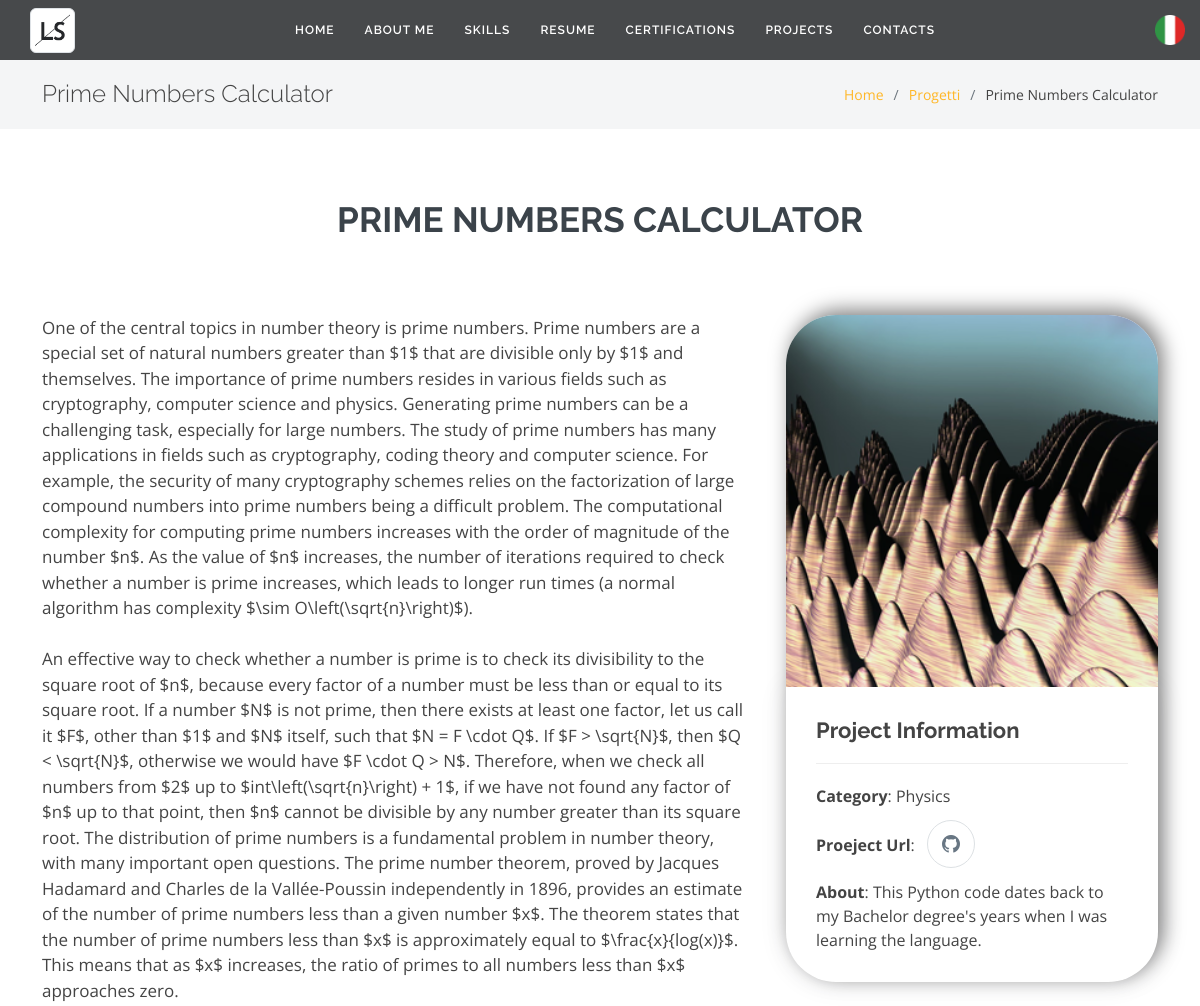
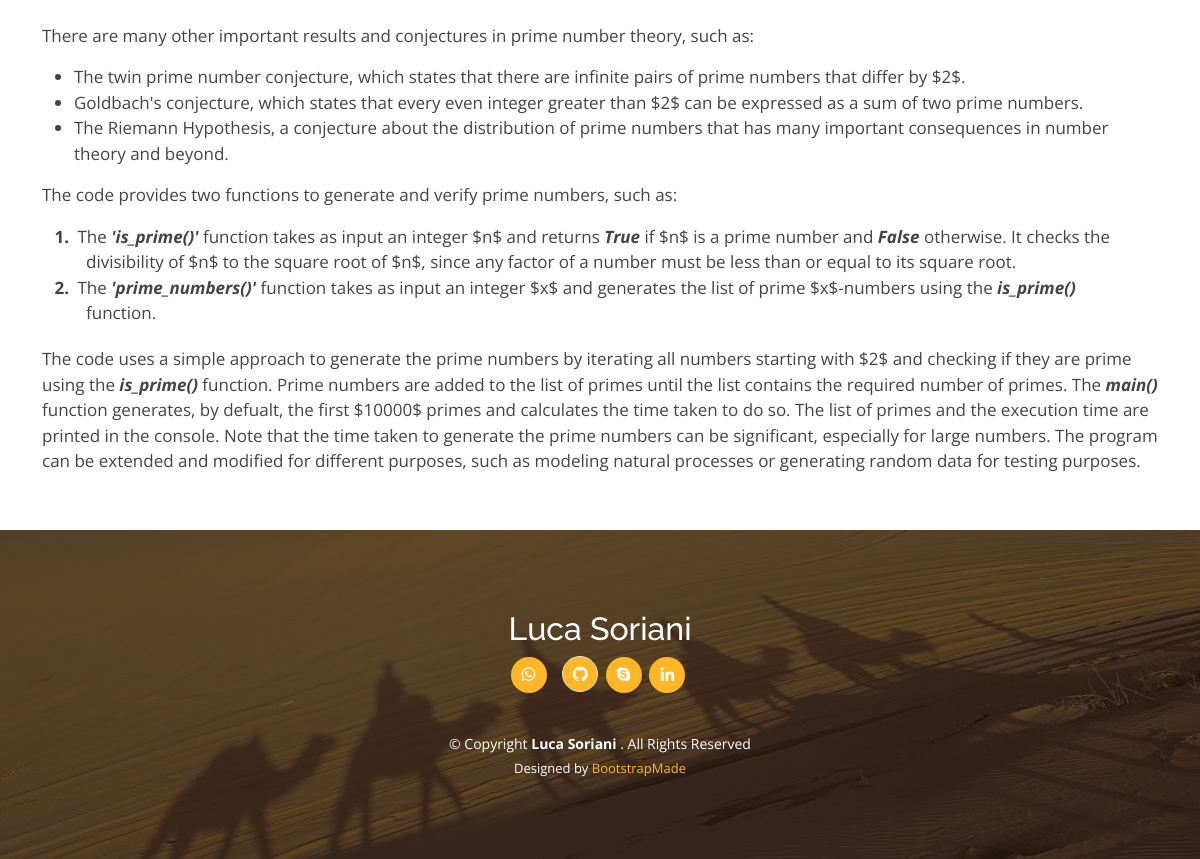
The page /projects-details/1/ on the database its author committed (2 pictures, top to bottom).
### app_profile/models.py (models this page shows, shortened)
class Project(models.Model):
    class Meta:
        verbose_name_plural = 'Projects'
        verbose_name = 'Projects'
    name = models.CharField(max_length=200, blank=True, null=True)
    name_it = models.CharField(max_length=200, blank=True, null=True)
    title = models.CharField(max_length=300, blank=True, null=True)
    title_it = models.CharField(max_length=300, blank=True, null=True)
    description = models.TextField(blank=True, null=True)
    description_it = models.TextField(blank=True, null=True)
    category = models.CharField(max_length=100, blank=True, null=True)
    filter = models.CharField(max_length=100, blank=True, null=True)
    filter_it = models.CharField(max_length=100, blank=True, null=True)
    url = models.CharField(max_length=200, blank=True, null=True)
    image = models.ImageField(blank=True, null=True, upload_to="projects")
    show = models.BooleanField(default=True)

### app_profile/views.py (the view)
# urls.py: path('projects-details/<int:id>/', views.project_detail_eng, name='project-detail-eng'),
def project_detail_eng(request, id):
    project = Project.objects.filter(id=id)
    return render(request, 'app_profile/eng/projects-details/project-details/project-details.html', {'project': project.first()})

### myprofile/context_processors.py (called while the page is built)
def project_context(request):
	context = {
		'me': User.objects.first(),
	}
	return context

### app_profile/templates/app_profile/eng/projects-details/project-details/project-details.html (shortened to what this page needs)
{% load static %}
<!DOCTYPE html>
<html lang="en">
  <head>
      <link type="text/css" href="{% static 'app_profile/vendor/bootstrap/css/bootstrap.min.css' %}" rel="stylesheet"/>
      <link type="text/css" href="{% static 'app_profile/vendor/bootstrap-icons/bootstrap-icons.css' %}" rel="stylesheet"/>
      <link type="text/css" href="{% static 'app_profile/vendor/boxicons/css/boxicons.min.css' %}" rel="stylesheet"/>
      <link type="text/css" href="{% static 'app_profile/vendor/glightbox/css/glightbox.min.css' %}" rel="stylesheet"/>
      <link type="text/css" href="{% static 'app_profile/vendor/swiper/swiper-bundle.min.css' %}" rel="stylesheet"/>
      <link type="text/css" href="{% static 'app_profile/css/style.css' %}" rel="stylesheet"/>
      <link type="text/css" href="{% static 'app_profile/css/text.css' %}" rel="stylesheet"/>
      <link type="text/css" href="{% static 'app_profile/css/carusel-card.css' %}" rel="stylesheet"/>
      <link type="text/css" href="{% static 'app_profile/css/contact.css' %}" rel="stylesheet"/>
      <link type="text/css" href="{% static 'app_profile/css/footer.css' %}" rel="stylesheet"/>
      <link type="text/css" href="{% static 'app_profile/css/projects.css' %}" rel="stylesheet"/>
      <link type="text/css" href="{% static 'app_profile/css/project.css' %}" rel="stylesheet"/>
      <link rel="stylesheet" href="https://cdnjs.cloudflare.com/ajax/libs/font-awesome/4.7.0/css/font-awesome.min.css"/>
  </head>
  <body>
    {% include 'app_profile/eng/partials/nav.html' %}
    <main id="main">
      <section class="breadcrumbs">
        <div class="container">
          <div class="d-flex justify-content-between align-items-center">
            <h2>{{project.name}}</h2>
            <ol>
              <li><a href="/">Home</a></li>
              <li><a href="/projects-details">Progetti</a></li>
              <li>{{project.name}}</li>
            </ol>
          </div>
        </div>
      </section>
      <section id="project-details" class="projects-details">
        <div class="container">
          <div class="row gy-4">
            <div class="section-title">
              <h2 style="font-size: 35px;">{{project.name}}</h2>
            </div>
            <div>
              <div class="col-lg-4 details-container">
                <img class="image-project" src="{{project.image.url}}" alt="{{project.name}}">
                <div class="project-info">
                  <h3>Project Information</h3>
                  <ul>
                    <li>
                      <strong>Category</strong>: {{project.filter}}
                    </li>
                    <li>
                      <strong>Proeject Url</strong>:
                      <a href="{{project.url}}" class="github">
                        <i class="bi bi-github"></i>
                      </a>
                    </li>
                    <li>
                      <strong>About</strong>: {{project.title}}
                    </li>
                  </ul>
                </div>
              </div>
              <div id="description">
                {% autoescape off %}
                {{project.description}}
                {% endautoescape %}
              </div>
          </div>
        </div>
      </section>
    </main>
    {% include 'app_profile/eng/partials/footer.html' %}
  </body>
</html>

### app_profile/templates/app_profile/eng/partials/nav.html (shortened to what this page needs)
{% load static %}
<header id="header" class="fixed-top align-items-center header-transparent">
  <nav class="navbar nav nav-fill d-flex justify-content-between" id="navbar">
    <div class="navbar-logo">
      <ul class="nav nav-item">
        <li>
          <a class="nav-link scrollto active logo-navbar-full" href="/#home">
            <img
              class="img-fluid img-thumbnail"
              src="{% static 'app_profile/img/ls_icon.png' %}"
              alt="Logo"
              width="45"
              height="45"
              class="d-inline-block align-text-top"
            />
          </a>
        </li>
      </ul>
    </div>
    <div>
      <ul class="nav-item">
        <li>
          <a class="nav-link scrollto" href="/#home">
            Home
          </a>
        </li>
        <li>
          <a class="nav-link scrollto" href="/#about">
            About me
          </a>
        </li>
        <li>
          <a class="nav-link scrollto" href="/#skills-list">
            Skills
          </a>
        </li>
        <li>
          <a class="nav-link scrollto" href="/#resume">
            Resume
          </a>
        </li>
        <li>
          <a class="nav-link scrollto" href="/#certifications">
            Certifications
          </a>
        </li>
        <li class="dropdown" id="projects-pc-view">
          <a class="nav-link scrollto" href="/#projects">
            Projects
          </a>
        </li>
        <li>
          <a class="nav-link scrollto" href="/#contact">
            Contacts
          </a>
        </li>
      </ul>
    </div>
    <div class="flag-languange">
      <ul>
        <li class="nav-item">
          <a role="button" onClick="changeLanguage()">
            <img src="{% static 'app_profile/img/it_flag.png' %}" height='30' width='30'>
          </a>
        </li>
      </ul>
    </div>
  </nav>
</header>

### app_profile/templates/app_profile/eng/partials/footer.html
{% load static %}
<footer id="footer">
  <div class="container">
    <h2>Luca Soriani</h2>
    <div class="social-links">
      <a href="https://wa.me/3894782250" class="whastapp" target="_blank">
        <i class="bx bxl-whatsapp"></i>
      </a>
      <a href="https://github.com/LucaSoriani1" class="github" target="_blank">
        <i class="bx bxl-github"></i>
      </a>
      <a href="https://join.skype.com/invite/NuBMa34pguj6" class="google-plus" target="_blank">
        <i class="bx bxl-skype"></i>
      </a>
      <a href="linkedin.com/in/luca-soriani" class="linkedin" target="_blank">
        <i class="bx bxl-linkedin"></i>
      </a>
    </div>
    <div class="copyright">
      &copy; Copyright <strong>
        <span>
          Luca Soriani
        </span>
      </strong>. All Rights Reserved
    </div>
    <div class="credits">
      Designed by <a href="https://bootstrapmade.com/">BootstrapMade</a>
    </div>
  </div>
</footer>

### app_profile/static/app_profile/css/style.css (style rules this page uses)
body { font-family: "Open Sans", sans-serif; color: #444444; }
a { color: #ffb727; text-decoration: none; }
h1, h2, h3, h4, h5, h6 { font-family: "Raleway", sans-serif; }
#header { z-index: 997; transition: all 0.5s; height: 80px; width: 100%; background: rgba(25, 28, 31, 0.8); }
#header.header-transparent { background: transparent; }
#header.header-scrolled { height: 60px; background: rgba(25, 28, 31, 0.8); }
.navbar { height: 100%; padding: 0; align-items: center; }
.navbar ul { margin: 0; padding: 0; display: flex; list-style: none; align-items: center; }
.navbar li { position: relative; }
.navbar a, .navbar a:focus { display: flex; align-items: center; justify-content: space-between; padding: 10px 15px; color: #fff; white-space: nowrap; transition: 0.3s; font-size: 12px; font-family: "Raleway", sans-serif; text-transform: uppercase; font-weight: 600; letter-spacing: 1px; }
.navbar a:hover, .navbar .active, .navbar .active:focus, .navbar li:hover > a { color: #d18c03; }
@media (min-width:992px) { .logo-navbar-full { height: 45px; width: 45px; margin: 0; padding: 0; margin-left: 15px; } }
section { padding-top: 40px; padding-bottom: 40px; }
.section-title { padding: 30px 0; position: relative; }
.section-title h2 { text-align: center; font-size: 32px; font-weight: 700; text-transform: uppercase; margin-bottom: 20px; padding-bottom: 0; color: #3b434a; position: relative; z-index: 2; }
.breadcrumbs { padding: 20px 0; background-color: #f4f5f6; min-height: 40px; margin-top: 60px; }
.breadcrumbs h2 { font-size: 24px; font-weight: 300; margin: 0; }
.breadcrumbs ol { display: flex; flex-wrap: wrap; list-style: none; padding: 0; margin: 0; font-size: 14px; }
.breadcrumbs ol li + li { padding-left: 10px; }
.breadcrumbs ol li + li::before { display: inline-block; padding-right: 10px; color: #6c757d; content: "/"; }
.projects-details { padding-top: 40px; }

### app_profile/static/app_profile/css/contact.css (style rules this page uses)
.contact .social-links a, .github { font-size: 18px; display: inline-block; color: #687683; line-height: 1; margin: 0 8px; transition: 0.3s; padding: 14px; border-radius: 50px; border: 1px solid #dde1e4; }

### app_profile/static/app_profile/css/footer.css (style rules this page uses)
#footer { background: url("../img/footer-bg.jpg") top center no-repeat; background-size: cover; color: #fff; font-size: 14px; text-align: center; padding: 80px 0; position: relative; }
#footer::before { content: ""; position: absolute; left: 0; right: 0; top: 0; bottom: 0; background: rgba(0, 0, 0, 0.6); }
#footer .container { position: relative; }
#footer .social-links { margin: 0 0 40px 0; }
#footer .social-links a { font-size: 18px; display: inline-block; background: #ffb727; color: #fff; line-height: 1; padding: 8px 0; margin-right: 4px; border-radius: 50%; text-align: center; width: 36px; height: 36px; transition: 0.3s; }
#footer .copyright { margin: 0 0 5px 0; }
#footer .credits { font-size: 13px; }
html,body { width: 100%; overflow-x: hidden; }

### app_profile/static/app_profile/css/project.css (style rules this page uses)
.details-container { float: right; margin-left: 40px; margin-bottom: 30px; box-shadow: 5px -5px 20px rgba(0,0,0,0.5); border-radius: 50px; }
.image-project { width: 100%; border-radius: 50px 50px 0 0; }
#description { font-size: 17px; margin-bottom: 0; }
.project-info { padding: 30px; box-shadow: 0px 0 30px rgba(59, 67, 74, 0.08); border-radius: 0 0 50px 50px; }
.project-info h3 { font-size: 22px; font-weight: 700; margin-bottom: 20px; padding-bottom: 20px; border-bottom: 1px solid #eee; }
.description-ol { margin:0 10px 1.2em; padding:0; counter-reset:item; }
.description-ol>li { margin:0; padding:0 0 0 2em; text-indent:-2em; list-style-type:none; counter-increment:item; }
.description-ol>li:before { display:inline-block; width:1.5em; padding-right:0.5em; font-weight:bold; text-align:right; content:counter(item) "."; }
.project-info ul { list-style: none; padding: 0; margin: 0; }
.project-info ul li { margin-top: 12px; }

### rows shown on the page
Project: name "Prime Numbers Calculator", name "PRIME NUMBERS CALCULATOR", image (picture), filter "Physics", title "This Python code dates back to my Bachelor degree's years when I was learning the language.", description "One of the central topics in number theory is prime numbers. Prime numbers are a special set of natural numbers greater than $1$ that are divisible only by $1$ and themselves. The importance of prime numbers resides in various fields such as cryptography, computer science and physics. Generating prime numbers can be a challenging task, especially for large numbers. The study of prime numbers has many applications in fields such as cryptography, coding theory and computer science. For example, the security of many cryptography schemes relies on the factorization of large compound numbers into prime numbers being a difficult problem. The computational complexity for computing prime numbers…"
